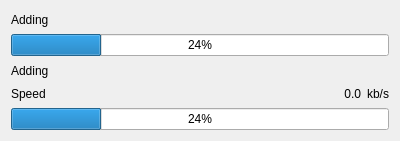
<?xml version="1.0" encoding="UTF-8"?>
<ui version="4.0">
 <class>DirectoryProgressDialog</class>
 <widget class="QDialog" name="DirectoryProgressDialog">
  <property name="geometry">
   <rect>
    <x>0</x>
    <y>0</y>
    <width>400</width>
    <height>141</height>
   </rect>
  </property>
  <property name="sizePolicy">
   <sizepolicy hsizetype="Preferred" vsizetype="Fixed">
    <horstretch>0</horstretch>
    <verstretch>0</verstretch>
   </sizepolicy>
  </property>
  <property name="windowTitle">
   <string>Adding directory</string>
  </property>
  <layout class="QVBoxLayout" name="verticalLayout_2">
   <item>
    <layout class="QVBoxLayout" name="verticalLayout">
     <item>
      <layout class="QHBoxLayout" name="horizontalLayout">
       <item>
        <widget class="QLabel" name="label">
         <property name="sizePolicy">
          <sizepolicy hsizetype="Fixed" vsizetype="Preferred">
           <horstretch>0</horstretch>
           <verstretch>0</verstretch>
          </sizepolicy>
         </property>
         <property name="text">
          <string>Adding</string>
         </property>
        </widget>
       </item>
       <item>
        <widget class="QLabel" name="directoryLabel">
         <property name="text">
          <string/>
         </property>
        </widget>
       </item>
      </layout>
     </item>
     <item>
      <widget class="QProgressBar" name="dirProgressBar">
       <property name="value">
        <number>24</number>
       </property>
      </widget>
     </item>
     <item>
      <layout class="QHBoxLayout" name="horizontalLayout_2">
       <item>
        <widget class="QLabel" name="label_2">
         <property name="sizePolicy">
          <sizepolicy hsizetype="Fixed" vsizetype="Preferred">
           <horstretch>0</horstretch>
           <verstretch>0</verstretch>
          </sizepolicy>
         </property>
         <property name="text">
          <string>Adding</string>
         </property>
        </widget>
       </item>
       <item>
        <widget class="QLabel" name="fileNameLabel">
         <property name="text">
          <string/>
         </property>
        </widget>
       </item>
      </layout>
     </item>
     <item>
      <layout class="QHBoxLayout" name="horizontalLayout_3">
       <item>
        <widget class="QLabel" name="label_3">
         <property name="sizePolicy">
          <sizepolicy hsizetype="Fixed" vsizetype="Preferred">
           <horstretch>0</horstretch>
           <verstretch>0</verstretch>
          </sizepolicy>
         </property>
         <property name="text">
          <string>Speed</string>
         </property>
        </widget>
       </item>
       <item>
        <widget class="QLabel" name="speedLabel">
         <property name="text">
          <string>0.0</string>
         </property>
         <property name="alignment">
          <set>Qt::AlignRight|Qt::AlignTrailing|Qt::AlignVCenter</set>
         </property>
        </widget>
       </item>
       <item>
        <widget class="QLabel" name="label_4">
         <property name="sizePolicy">
          <sizepolicy hsizetype="Fixed" vsizetype="Preferred">
           <horstretch>0</horstretch>
           <verstretch>0</verstretch>
          </sizepolicy>
         </property>
         <property name="text">
          <string>kb/s</string>
         </property>
        </widget>
       </item>
      </layout>
     </item>
     <item>
      <widget class="QProgressBar" name="fileProgressBar">
       <property name="value">
        <number>24</number>
       </property>
      </widget>
     </item>
    </layout>
   </item>
  </layout>
 </widget>
 <resources/>
 <connections/>
</ui>
